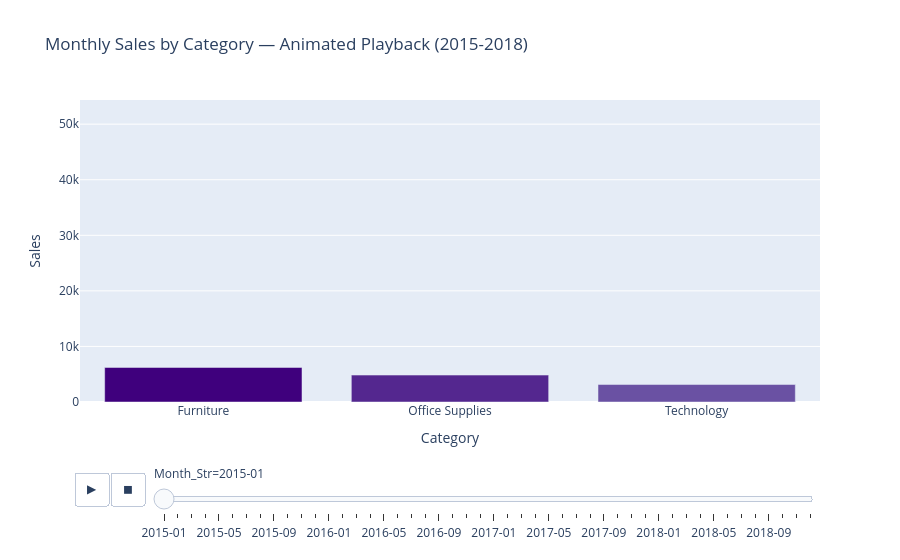

This figure's notebook cell:
### Markdown cell above
### Bonus — Animated Monthly Sales Playback

A static bar chart can't show *how* the category mix evolves month to month. An animated
"bar chart race" makes the seasonal swings (and which category leads them) much more intuitive
to watch than reading 48 rows of a table — useful for a stakeholder presentation.

### Code cell
cat_monthly = df.groupby([pd.Grouper(key="Order Date", freq="MS"), "Category"])["Sales"].sum().reset_index()
cat_monthly["Month_Str"] = cat_monthly["Order Date"].dt.strftime("%Y-%m")
cat_monthly = cat_monthly.sort_values("Order Date")

fig = px.bar(
    cat_monthly, x="Category", y="Sales", color="Category", animation_frame="Month_Str",
    range_y=[0, cat_monthly["Sales"].max() * 1.1], color_discrete_sequence=px.colors.sequential.Purples_r,
    title="Monthly Sales by Category — Animated Playback (2015-2018)",
)
fig.update_layout(showlegend=False)
fig.show()

print("Interactive in Jupyter/Colab: press play on the animation controls below the chart.")
fig.write_html("charts/20_animated_playback.html")

### Figure 1 — Plotly figure (JSON) as saved in the notebook; plotly's stock layout.template omitted (floating-point values rounded to 4 significant figures)
{"data": [{"hovertemplate": "Category=%{x}<br>Month_Str=2015-01<br>Sales=%{y}<extra></extra>", "legendgroup": "Furniture", "marker": {"color": "rgb(63,0,125)", "pattern": {"shape": ""}}, "name": "Furniture", "orientation": "v", "showlegend": true, "textposition": "auto", "type": "bar", "x": ["Furniture"], "xaxis": "x", "y": [6217.0], "yaxis": "y"}, {"hovertemplate": "Category=%{x}<br>Month_Str=2015-01<br>Sales=%{y}<extra></extra>", "legendgroup": "Office Supplies", "marker": {"color": "rgb(84,39,143)", "pattern": {"shape": ""}}, "name": "Office Supplies", "orientation": "v", "showlegend": true, "textposition": "auto", "type": "bar", "x": ["Office Supplies"], "xaxis": "x", "y": [4845.0], "yaxis": "y"}, {"hovertemplate": "Category=%{x}<br>Month_Str=2015-01<br>Sales=%{y}<extra></extra>", "legendgroup": "Technology", "marker": {"color": "rgb(106,81,163)", "pattern": {"shape": ""}}, "name": "Technology", "orientation": "v", "showlegend": true, "textposition": "auto", "type": "bar", "x": ["Technology"], "xaxis": "x", "y": [3143.0], "yaxis": "y"}], "layout": {"barmode": "relative", "legend": {"title": {"text": "Category"}, "tracegroupgap": 0}, "showlegend": false, "sliders": [{"active": 0, "currentvalue": {"prefix": "Month_Str="}, "len": 0.9, "pad": {"b": 10, "t": 60}, "steps": [{"args": [["2015-01"], {"frame": {"duration": 0, "redraw": true}, "fromcurrent": true, "mode": "immediate", "transition": {"duration": 0, "easing": "linear"}}], "label": "2015-01", "method": "animate"}, {"args": [["2015-02"], {"frame": {"duration": 0, "redraw": true}, "fromcurrent": true, "mode": "immediate", "transition": {"duration": 0, "easing": "linear"}}], "label": "2015-02", "method": "animate"}, {"args": [["2015-03"], {"frame": {"duration": 0, "redraw": true}, "fromcurrent": true, "mode": "immediate", "transition": {"duration": 0, "easing": "linear"}}], "label": "2015-03", "method": "animate"}, {"args": [["2015-04"], {"frame": {"duration": 0, "redraw": true}, "fromcurrent": true, "mode": "immediate", "transition": {"duration": 0, "easing": "linear"}}], "label": "2015-04", "method": "animate"}, {"args": [["2015-05"], {"frame": {"duration": 0, "redraw": true}, "fromcurrent": true, "mode": "immediate", "transition": {"duration": 0, "easing": "linear"}}], "label": "2015-05", "method": "animate"}, {"args": [["2015-06"], {"frame": {"duration": 0, "redraw": true}, "fromcurrent": true, "mode": "immediate", "transition": {"duration": 0, "easing": "linear"}}], "label": "2015-06", "method": "animate"}, {"args": [["2015-07"], {"frame": {"duration": 0, "redraw": true}, "fromcurrent": true, "mode": "immediate", "transition": {"duration": 0, "easing": "linear"}}], "label": "2015-07", "method": "animate"}, {"args": [["2015-08"], {"frame": {"duration": 0, "redraw": true}, "fromcurrent": true, "mode": "immediate", "transition": {"duration": 0, "easing": "linear"}}], "label": "2015-08", "method": "animate"}, {"args": [["2015-09"], {"frame": {"duration": 0, "redraw": true}, "fromcurrent": true, "mode": "immediate", "transition": {"duration": 0, "easing": "linear"}}], "label": "2015-09", "method": "animate"}, {"args": [["2015-10"], {"frame": {"duration": 0, "redraw": true}, "fromcurrent": true, "mode": "immediate", "transition": {"duration": 0, "easing": "linear"}}], "label": "2015-10", "method": "animate"}, {"args": [["2015-11"], {"frame": {"duration": 0, "redraw": true}, "fromcurrent": true, "mode": "immediate", "transition": {"duration": 0, "easing": "linear"}}], "label": "2015-11", "method": "animate"}, {"args": [["2015-12"], {"frame": {"duration": 0, "redraw": true}, "fromcurrent": true, "mode": "immediate", "transition": {"duration": 0, "easing": "linear"}}], "label": "2015-12", "method": "animate"}, {"args": [["2016-01"], {"frame": {"duration": 0, "redraw": true}, "fromcurrent": true, "mode": "immediate", "transition": {"duration": 0, "easing": "linear"}}], "label": "2016-01", "method": "animate"}, {"args": [["2016-02"], {"frame": {"duration": 0, "redraw": true}, "fromcurrent": true, "mode": "immediate", "transition": {"duration": 0, "easing": "linear"}}], "label": "2016-02", "method": "animate"}, {"args": [["2016-03"], {"frame": {"duration": 0, "redraw": true}, "fromcurrent": true, "mode": "immediate", "transition": {"duration": 0, "easing": "linear"}}], "label": "2016-03", "method": "animate"}, {"args": [["2016-04"], {"frame": {"duration": 0, "redraw": true}, "fromcurrent": true, "mode": "immediate", "transition": {"duration": 0, "easing": "linear"}}], "label": "2016-04", "method": "animate"}, {"args": [["2016-05"], {"frame": {"duration": 0, "redraw": true}, "fromcurrent": true, "mode": "immediate", "transition": {"duration": 0, "easing": "linear"}}], "label": "2016-05", "method": "animate"}, {"args": [["2016-06"], {"frame": {"duration": 0, "redraw": true}, "fromcurrent": true, "mode": "immediate", "transition": {"duration": 0, "easing": "linear"}}], "label": "2016-06", "method": "animate"}, {"args": [["2016-07"], {"frame": {"duration": 0, "redraw": true}, "fromcurrent": true, "mode": "immediate", "transition": {"duration": 0, "easing": "linear"}}], "label": "2016-07", "method": "animate"}, {"args": [["2016-08"], {"frame": {"duration": 0, "redraw": true}, "fromcurrent": true, "mode": "immediate", "transition": {"duration": 0, "easing": "linear"}}], "label": "2016-08", "method": "animate"}, {"args": [["2016-09"], {"frame": {"duration": 0, "redraw": true}, "fromcurrent": true, "mode": "immediate", "transition": {"duration": 0, "easing": "linear"}}], "label": "2016-09", "method": "animate"}, {"args": [["2016-10"], {"frame": {"duration": 0, "redraw": true}, "fromcurrent": true, "mode": "immediate", "transition": {"duration": 0, "easing": "linear"}}], "label": "2016-10", "method": "animate"}, {"args": [["2016-11"], {"frame": {"duration": 0, "redraw": true}, "fromcurrent": true, "mode": "immediate", "transition": {"duration": 0, "easing": "linear"}}], "label": "2016-11", "method": "animate"}, {"args": [["2016-12"], {"frame": {"duration": 0, "redraw": true}, "fromcurrent": true, "mode": "immediate", "transition": {"duration": 0, "easing": "linear"}}], "label": "2016-12", "method": "animate"}, {"args": [["2017-01"], {"frame": {"duration": 0, "redraw": true}, "fromcurrent": true, "mode": "immediate", "transition": {"duration": 0, "easing": "linear"}}], "label": "2017-01", "method": "animate"}, {"args": [["2017-02"], {"frame": {"duration": 0, "redraw": true}, "fromcurrent": true, "mode": "immediate", "transition": {"duration": 0, "easing": "linear"}}], "label": "2017-02", "method": "animate"}, {"args": [["2017-03"], {"frame": {"duration": 0, "redraw": true}, "fromcurrent": true, "mode": "immediate", "transition": {"duration": 0, "easing": "linear"}}], "label": "2017-03", "method": "animate"}, {"args": [["2017-04"], {"frame": {"duration": 0, "redraw": true}, "fromcurrent": true, "mode": "immediate", "transition": {"duration": 0, "easing": "linear"}}], "label": "2017-04", "method": "animate"}, {"args": [["2017-05"], {"frame": {"duration": 0, "redraw": true}, "fromcurrent": true, "mode": "immediate", "transition": {"duration": 0, "easing": "linear"}}], "label": "2017-05", "method": "animate"}, {"args": [["2017-06"], {"frame": {"duration": 0, "redraw": true}, "fromcurrent": true, "mode": "immediate", "transition": {"duration": 0, "easing": "linear"}}], "label": "2017-06", "method": "animate"}, {"args": [["2017-07"], {"frame": {"duration": 0, "redraw": true}, "fromcurrent": true, "mode": "immediate", "transition": {"duration": 0, "easing": "linear"}}], "label": "2017-07", "method": "animate"}, {"args": [["2017-08"], {"frame": {"duration": 0, "redraw": true}, "fromcurrent": true, "mode": "immediate", "transition": {"duration": 0, "easing": "linear"}}], "label": "2017-08", "method": "animate"}, {"args": [["2017-09"], {"frame": {"duration": 0, "redraw": true}, "fromcurrent": true, "mode": "immediate", "transition": {"duration": 0, "easing": "linear"}}], "label": "2017-09", "method": "animate"}, {"args": [["2017-10"], {"frame": {"duration": 0, "redraw": true}, "fromcurrent": true, "mode": "immediate", "transition": {"duration": 0, "easing": "linear"}}], "label": "2017-10", "method": "animate"}, {"args": [["2017-11"], {"frame": {"duration": 0, "redraw": true}, "fromcurrent": true, "mode": "immediate", "transition": {"duration": 0, "easing": "linear"}}], "label": "2017-11", "method": "animate"}, {"args": [["2017-12"], {"frame": {"duration": 0, "redraw": true}, "fromcurrent": true, "mode": "immediate", "transition": {"duration": 0, "easing": "linear"}}], "label": "2017-12", "method": "animate"}, {"args": [["2018-01"], {"frame": {"duration": 0, "redraw": true}, "fromcurrent": true, "mode": "immediate", "transition": {"duration": 0, "easing": "linear"}}], "label": "2018-01", "method": "animate"}, {"args": [["2018-02"], {"frame": {"duration": 0, "redraw": true}, "fromcurrent": true, "mode": "immediate", "transition": {"duration": 0, "easing": "linear"}}], "label": "2018-02", "method": "animate"}, {"args": [["2018-03"], {"frame": {"duration": 0, "redraw": true}, "fromcurrent": true, "mode": "immediate", "transition": {"duration": 0, "easing": "linear"}}], "label": "2018-03", "method": "animate"}, {"args": [["2018-04"], {"frame": {"duration": 0, "redraw": true}, "fromcurrent": true, "mode": "immediate", "transition": {"duration": 0, "easing": "linear"}}], "label": "2018-04", "method": "animate"}, {"args": [["2018-05"], {"frame": {"duration": 0, "redraw": true}, "fromcurrent": true, "mode": "immediate", "transition": {"duration": 0, "easing": "linear"}}], "label": "2018-05", "method": "animate"}, {"args": [["2018-06"], {"frame": {"duration": 0, "redraw": true}, "fromcurrent": true, "mode": "immediate", "transition": {"duration": 0, "easing": "linear"}}], "label": "2018-06", "method": "animate"}, {"args": [["2018-07"], {"frame": {"duration": 0, "redraw": true}, "fromcurrent": true, "mode": "immediate", "transition": {"duration": 0, "easing": "linear"}}], "label": "2018-07", "method": "animate"}, {"args": [["2018-08"], {"frame": {"duration": 0, "redraw": true}, "fromcurrent": true, "mode": "immediate", "transition": {"duration": 0, "easing": "linear"}}], "label": "2018-08", "method": "animate"}, {"args": [["2018-09"], {"frame": {"duration": 0, "redraw": true}, "fromcurrent": true, "mode": "immediate", "transition": {"duration": 0, "easing": "linear"}}], "label": "2018-09", "method": "animate"}, {"args": [["2018-10"], {"frame": {"duration": 0, "redraw": true}, "fromcurrent": true, "mode": "immediate", "transition": {"duration": 0, "easing": "linear"}}], "label": "2018-10", "method": "animate"}, {"args": [["2018-11"], {"frame": {"duration": 0, "redraw": true}, "fromcurrent": true, "mode": "immediate", "transition": {"duration": 0, "easing": "linear"}}], "label": "2018-11", "method": "animate"}, {"args": [["2018-12"], {"frame": {"duration": 0, "redraw": true}, "fromcurrent": true, "mode": "immediate", "transition": {"duration": 0, "easing": "linear"}}], "label": "2018-12", "method": "animate"}], "x": 0.1, "xanchor": "left", "y": 0, "yanchor": "top"}], "title": {"text": "Monthly Sales by Category — Animated Playback (2015-2018)"}, "updatemenus": [{"buttons": [{"args": [null, {"frame": {"duration": 500, "redraw": true}, "fromcurrent": true, "mode": "immediate", "transition": {"duration": 500, "easing": "linear"}}], "label": "&#9654;", "method": "animate"}, {"args": [[null], {"frame": {"duration": 0, "redraw": true}, "fromcurrent": true, "mode": "immediate", "transition": {"duration": 0, "easing": "linear"}}], "label": "&#9724;", "method": "animate"}], "direction": "left", "pad": {"r": 10, "t": 70}, "showactive": false, "type": "buttons", "x": 0.1, "xanchor": "right", "y": 0, "yanchor": "top"}], "xaxis": {"anchor": "y", "categoryarray": ["Furniture", "Office Supplies", "Technology"], "categoryorder": "array", "domain": [0.0, 1.0], "title": {"text": "Category"}}, "yaxis": {"anchor": "x", "domain": [0.0, 1.0], "range": [0, 54350.0], "title": {"text": "Sales"}}}}
